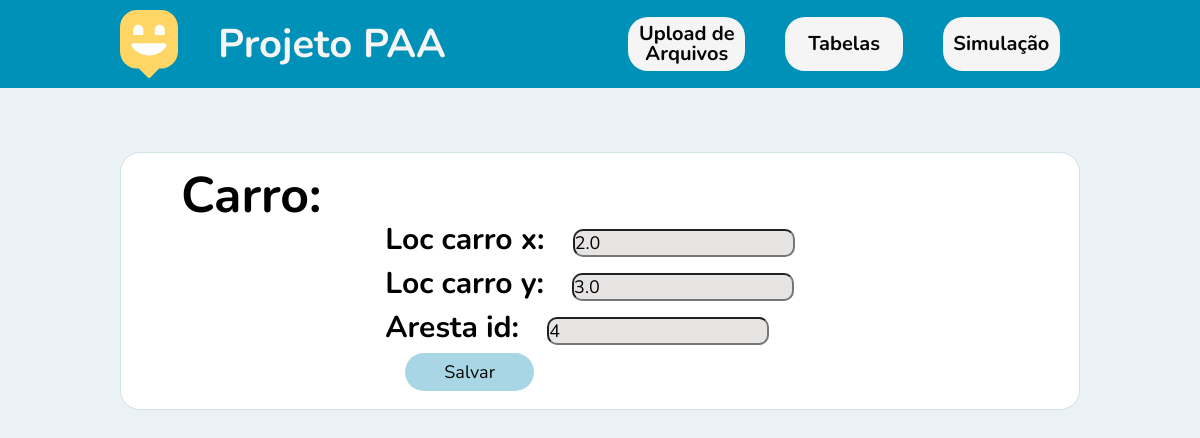
The page /edit/carro/1 on the database as committed earlier.
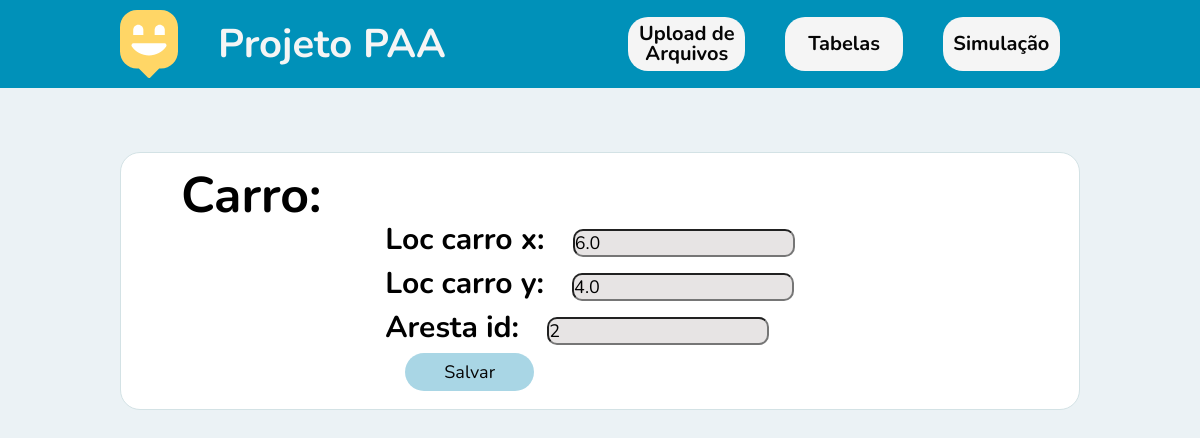
The same page on the database as committed later.
### app/models.py (models this page shows)
class Carro(models.Model):
    carro_id = models.IntegerField(blank=False, null=False)
    loc_carro_x = models.FloatField(blank=False, null=False)
    loc_carro_y = models.FloatField(blank=False, null=False)
    aresta_id = models.IntegerField(blank=False, null=False)

### app/views.py (the view)
# urls.py: path('edit/<str:tabela>/<int:id>', views.edit, name='edit'),
def edit(request, tabela, id):
    if(tabela == 'carro'):
        carro = get_object_or_404(Carro, carro_id=id)
        form = CarroForm(instance=carro)
        title = 'Carro'
    elif(tabela == 'cliente'):
        cliente = get_object_or_404(Cliente, cliente_id=id)
        form = ClienteForm(instance=cliente)
        title = 'Cliente'
    elif(tabela == 'grafo'):
        grafo = get_object_or_404(Grafo, aresta_n=id)
        form = GrafoForm(instance=grafo)
        title = 'Grafo'
    if(request.method == 'POST'):
        if(title == 'Carro'):
            form = CarroForm(request.POST, instance=carro)
            form.save()
            return redirect('/tabelas')
        elif(title == 'Cliente'):
            form = ClienteForm(request.POST, instance=cliente)
            form.save()
            return redirect('/tabelas')
        elif(title == 'Grafo'):
            form = GrafoForm(request.POST, instance=grafo)
            form.save()
            return redirect('/tabelas')
    else:
        return render(request, 'app/edit.html', {'form': form, 'title': title})

### app/forms.py
class CarroForm(forms.ModelForm):
    class Meta:
        model = Carro
        fields = ('loc_carro_x', 'loc_carro_y', 'aresta_id')

### app/templates/app/edit.html (shortened to what this page needs)
{% load static %} {% block content %}
<!DOCTYPE html>
<html lang="pt_BR">
  <head>
    <link rel="stylesheet" href="{% static 'css/main.css' %}" />
    <link rel="stylesheet" href="{% static 'css/animations.css' %}" />
    <link rel="stylesheet" href=" {% static 'css/edit.css' %}" />
  </head>
  <body>
    <nav class="nav_bar_back">
      <div class="nav_bar">
        <div class="nav_title">
          <img src="{% static 'images/map-marker.svg' %}" alt="Happy" />
          <h1 class="title">Projeto PAA</h1>
        </div>
        <div class="nav_buttons">
          <a class="button_nav" href="/"><label>Upload de Arquivos</label></a>
          <a class="button_nav" href="/tabelas"><label>Tabelas</label></a>
          <a class="button_nav" href="/simulacao/grafo"
            ><label>Simulação</label></a
          >
        </div>
      </div>
    </nav>
    <div class="page-home animate-up">
      <div class="div_1">
        <h1 class="title_form">{{title}}:</h1>
        <div class="div_2">
          <form method="POST">
            <div class="div_form">{{ form.as_p}}</div>
            <input class="button" type="submit" value="Salvar" />
          </form>
        </div>
      </div>
    </div>
  </body>
</html>
{% endblock %}

Rows that differ between the two databases and show on the page:
removed Carro: loc_carro_x "2.0", loc_carro_y "3.0", aresta_id "4"
added Carro: loc_carro_x "6.0", loc_carro_y "4.0", aresta_id "2"
